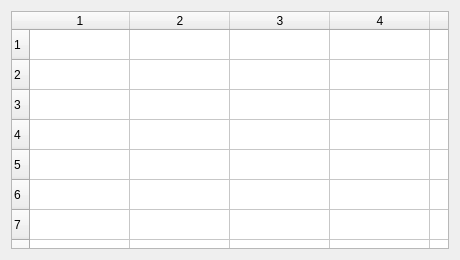
<?xml version="1.0" encoding="UTF-8"?>
<ui version="4.0"><class>Dialog</class><widget class="QDialog" name="Dialog"><property name="geometry"><rect><x>0</x><y>0</y><width>460</width><height>260</height></rect></property><property name="windowTitle"><string>#097 tables/182_policy_off</string></property><layout class="QVBoxLayout" name="verticalLayout"><property name="leftMargin"><number>11</number></property><property name="topMargin"><number>11</number></property><property name="rightMargin"><number>11</number></property><property name="bottomMargin"><number>11</number></property><property name="spacing"><number>6</number></property><item><widget class="QTableWidget" name="table"><property name="rowCount"><number>50</number></property><property name="columnCount"><number>8</number></property><property name="verticalScrollBarPolicy"><enum>Qt::ScrollBarAlwaysOff</enum></property><property name="horizontalScrollBarPolicy"><enum>Qt::ScrollBarAlwaysOff</enum></property></widget></item></layout></widget></ui>
